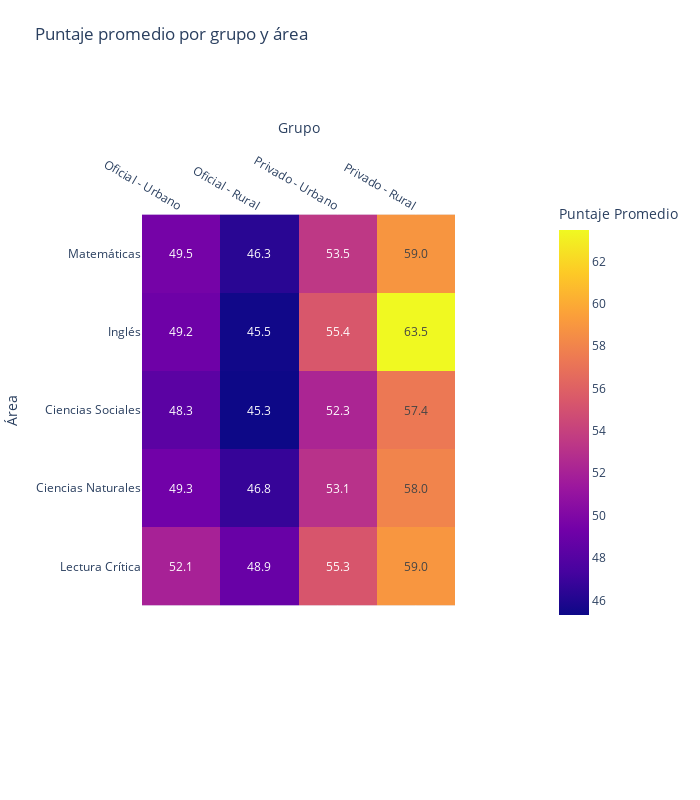

The cell this chart's notebook holds for it:
### Code cell
tipo_colegio = "COLE_NATURALEZA"
zona_colegio = "COLE_AREA_UBICACION"

puntaje = "PUNT_GLOBAL" # PUNT_MATEMATICAS - PUNT_INGLES - PUNT_SOCIALES_CIUDADANAS PUNT_C_NATURALES - PUNT_LECTURA_CRITICA - PUNT_GLOBAL

areas =["PUNT_MATEMATICAS", "PUNT_INGLES", "PUNT_SOCIALES_CIUDADANAS", "PUNT_C_NATURALES", "PUNT_LECTURA_CRITICA"]
temporal = df[[tipo_colegio, zona_colegio]+ areas].dropna().copy()
temporal[tipo_colegio] = temporal[tipo_colegio].astype(str).str.lower().str.strip()
temporal[zona_colegio] = temporal[zona_colegio].astype(str).str.lower().str.strip()

def mapa_tipo(colegio):
    if "no oficial" in colegio:
        return "Privado"
    return "Oficial"

def mapa_zona(colegio):
    if "rural" in colegio:
        return "Rural"
    return "Urbano"

temporal["Tipo"] = temporal[tipo_colegio].map(mapa_tipo)
temporal["Zona"] = temporal[zona_colegio].map(mapa_zona)
temporal["Grupo"] = temporal["Tipo"] + " - " + temporal["Zona"]

temporal.drop(tipo_colegio, axis=1,inplace=True)
temporal.drop(zona_colegio, axis=1, inplace=True)

orden = ["Oficial - Urbano", "Oficial - Rural", "Privado - Urbano", "Privado - Rural"]

colores = colores = {
    "Oficial - Urbano": "#42fff9",
    "Oficial - Rural": "#fc9840",
    "Privado - Urbano": "#4eff4e",
    "Privado - Rural": "#b15fff",
}


tabla = (temporal.groupby("Grupo")[areas].mean().reindex(orden))
tabla = tabla.T
 

import plotly.express as px

fig = px.imshow(tabla,
                text_auto = ".1f",
                aspect = "equal",
                labels=dict(x="Grupo", y="Área", color= '#RdYlGn'),
                x=["Oficial - Urbano", "Oficial - Rural", "Privado - Urbano", "Privado - Rural"],
                y=["Matemáticas", "Inglés", "Ciencias Sociales", "Ciencias Naturales", "Lectura Crítica"]
               )
fig.update_xaxes(side="top")
fig.update_layout(
    title="Puntaje promedio por grupo y área",
    width=700,                          # ✅ ajusta tamaño (prueba 650–850)
    height=800,                         # ✅ casi cuadrado
    margin=dict(l=80, r=40, t=80, b=60),# ✅ menos blanco
    coloraxis_colorbar=dict(
        title="Puntaje Promedio",
        len=0.65,                       # altura barra color
        thickness=30,                   # grosor
        x=1.3                       # pegada al heatmap
    )
)



fig.show()

### Figure 1 — Plotly figure (JSON) as saved in the notebook; plotly's stock layout.template omitted (floating-point values rounded to 4 significant figures)
{"data": [{"coloraxis": "coloraxis", "hovertemplate": "Grupo: %{x}<br>Área: %{y}<br>#RdYlGn: %{z}<extra></extra>", "name": "0", "texttemplate": "%{z:.1f}", "type": "heatmap", "x": ["Oficial - Urbano", "Oficial - Rural", "Privado - Urbano", "Privado - Rural"], "xaxis": "x", "y": ["Matemáticas", "Inglés", "Ciencias Sociales", "Ciencias Naturales", "Lectura Crítica"], "yaxis": "y", "z": [[49.52, 46.32, 53.5, 58.96], [49.21, 45.48, 55.45, 63.51], [48.34, 45.33, 52.3, 57.4], [49.31, 46.78, 53.1, 58.04], [52.05, 48.93, 55.33, 58.98]]}], "layout": {"coloraxis": {"colorbar": {"len": 0.65, "thickness": 30, "title": {"text": "Puntaje Promedio"}, "x": 1.3}, "colorscale": [[0, "#0d0887"], [0.1111, "#46039f"], [0.2222, "#7201a8"], [0.3333, "#9c179e"], [0.4444, "#bd3786"], [0.5556, "#d8576b"], [0.6667, "#ed7953"], [0.7778, "#fb9f3a"], [0.8889, "#fdca26"], [1, "#f0f921"]]}, "height": 800, "margin": {"b": 60, "l": 80, "r": 40, "t": 80}, "title": {"text": "Puntaje promedio por grupo y área"}, "width": 700, "xaxis": {"anchor": "y", "constrain": "domain", "domain": [0, 1], "scaleanchor": "y", "side": "top", "title": {"text": "Grupo"}}, "yaxis": {"anchor": "x", "autorange": "reversed", "constrain": "domain", "domain": [0, 1], "title": {"text": "Área"}}}}
